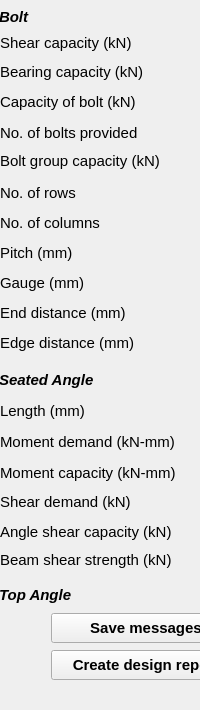
  <widget class="QDockWidget" name="outputDock">
   <property name="sizePolicy">
    <sizepolicy hsizetype="Preferred" vsizetype="Preferred">
     <horstretch>0</horstretch>
     <verstretch>0</verstretch>
    </sizepolicy>
   </property>
   <property name="minimumSize">
    <size>
     <width>125</width>
     <height>710</height>
    </size>
   </property>
   <property name="maximumSize">
    <size>
     <width>310</width>
     <height>710</height>
    </size>
   </property>
   <property name="font">
    <font>
     <family>Arial</family>
     <pointsize>11</pointsize>
     <weight>75</weight>
     <bold>true</bold>
    </font>
   </property>
   <property name="windowTitle">
    <string>Output dock</string>
   </property>
   <attribute name="dockWidgetArea">
    <number>2</number>
   </attribute>
   <widget class="QWidget" name="dockWidgetContents_2">
    <widget class="QLineEdit" name="txt_no_bolts">
     <property name="geometry">
      <rect>
       <x>200</x>
       <y>120</y>
       <width>100</width>
       <height>25</height>
      </rect>
     </property>
     <property name="font">
      <font>
       <family>Arial</family>
       <pointsize>11</pointsize>
       <weight>50</weight>
       <bold>false</bold>
      </font>
     </property>
     <property name="readOnly">
      <bool>true</bool>
     </property>
    </widget>
    <widget class="QLabel" name="lbl_txtNoBolts">
     <property name="geometry">
      <rect>
       <x>0</x>
       <y>120</y>
       <width>191</width>
       <height>25</height>
      </rect>
     </property>
     <property name="font">
      <font>
       <family>Arial</family>
       <pointsize>11</pointsize>
       <weight>50</weight>
       <bold>false</bold>
      </font>
     </property>
     <property name="text">
      <string>No. of bolts provided</string>
     </property>
    </widget>
    <widget class="QLineEdit" name="txt_bolt_shear_capacity">
     <property name="geometry">
      <rect>
       <x>200</x>
       <y>30</y>
       <width>100</width>
       <height>25</height>
      </rect>
     </property>
     <property name="font">
      <font>
       <family>Arial</family>
       <pointsize>11</pointsize>
       <weight>50</weight>
       <bold>false</bold>
      </font>
     </property>
     <property name="text">
      <string/>
     </property>
     <property name="readOnly">
      <bool>true</bool>
     </property>
    </widget>
    <widget class="QLineEdit" name="txt_bolt_pitch">
     <property name="geometry">
      <rect>
       <x>200</x>
       <y>240</y>
       <width>100</width>
       <height>25</height>
      </rect>
     </property>
     <property name="font">
      <font>
       <family>Arial</family>
       <pointsize>11</pointsize>
       <weight>50</weight>
       <bold>false</bold>
      </font>
     </property>
     <property name="readOnly">
      <bool>true</bool>
     </property>
    </widget>
    <widget class="QLineEdit" name="txt_bolt_gauge">
     <property name="geometry">
      <rect>
       <x>200</x>
       <y>270</y>
       <width>100</width>
       <height>25</height>
      </rect>
     </property>
     <property name="font">
      <font>
       <family>Arial</family>
       <pointsize>11</pointsize>
       <weight>50</weight>
       <bold>false</bold>
      </font>
     </property>
     <property name="readOnly">
      <bool>true</bool>
     </property>
    </widget>
    <widget class="QLineEdit" name="txt_bolt_capacity">
     <property name="geometry">
      <rect>
       <x>200</x>
       <y>90</y>
       <width>100</width>
       <height>25</height>
      </rect>
     </property>
     <property name="font">
      <font>
       <family>Arial</family>
       <pointsize>11</pointsize>
       <weight>50</weight>
       <bold>false</bold>
      </font>
     </property>
     <property name="readOnly">
      <bool>true</bool>
     </property>
    </widget>
    <widget class="QLineEdit" name="txt_bolt_cols">
     <property name="geometry">
      <rect>
       <x>200</x>
       <y>210</y>
       <width>100</width>
       <height>25</height>
      </rect>
     </property>
     <property name="font">
      <font>
       <family>Arial</family>
       <pointsize>11</pointsize>
       <weight>50</weight>
       <bold>false</bold>
      </font>
     </property>
     <property name="readOnly">
      <bool>true</bool>
     </property>
    </widget>
    <widget class="QLineEdit" name="txt_bolt_rows">
     <property name="geometry">
      <rect>
       <x>200</x>
       <y>180</y>
       <width>100</width>
       <height>25</height>
      </rect>
     </property>
     <property name="font">
      <font>
       <family>Arial</family>
       <pointsize>11</pointsize>
       <weight>50</weight>
       <bold>false</bold>
      </font>
     </property>
     <property name="readOnly">
      <bool>true</bool>
     </property>
    </widget>
    <widget class="QLabel" name="lbl_txtGauge">
     <property name="geometry">
      <rect>
       <x>0</x>
       <y>270</y>
       <width>130</width>
       <height>25</height>
      </rect>
     </property>
     <property name="font">
      <font>
       <family>Arial</family>
       <pointsize>11</pointsize>
       <weight>50</weight>
       <bold>false</bold>
      </font>
     </property>
     <property name="text">
      <string>Gauge (mm)</string>
     </property>
    </widget>
    <widget class="QLabel" name="lbl_txtBoltCapacity">
     <property name="geometry">
      <rect>
       <x>0</x>
       <y>90</y>
       <width>179</width>
       <height>25</height>
      </rect>
     </property>
     <property name="font">
      <font>
       <family>Arial</family>
       <pointsize>11</pointsize>
       <weight>50</weight>
       <bold>false</bold>
      </font>
     </property>
     <property name="text">
      <string>&lt;html&gt;&lt;head/&gt;&lt;body&gt;&lt;p&gt;Capacity of bolt (kN)&lt;/p&gt;&lt;/body&gt;&lt;/html&gt;</string>
     </property>
    </widget>
    <widget class="QLineEdit" name="txt_bolt_bearing_capacity">
     <property name="geometry">
      <rect>
       <x>200</x>
       <y>60</y>
       <width>100</width>
       <height>25</height>
      </rect>
     </property>
     <property name="font">
      <font>
       <family>Arial</family>
       <pointsize>11</pointsize>
       <weight>50</weight>
       <bold>false</bold>
      </font>
     </property>
     <property name="readOnly">
      <bool>true</bool>
     </property>
    </widget>
    <widget class="QLabel" name="lbl_txtEndDist">
     <property name="geometry">
      <rect>
       <x>0</x>
       <y>300</y>
       <width>179</width>
       <height>25</height>
      </rect>
     </property>
     <property name="font">
      <font>
       <family>Arial</family>
       <pointsize>11</pointsize>
       <weight>50</weight>
       <bold>false</bold>
      </font>
     </property>
     <property name="text">
      <string>End distance (mm)</string>
     </property>
    </widget>
    <widget class="QLabel" name="lbl_txtcol">
     <property name="geometry">
      <rect>
       <x>0</x>
       <y>210</y>
       <width>130</width>
       <height>25</height>
      </rect>
     </property>
     <property name="font">
      <font>
       <family>Arial</family>
       <pointsize>11</pointsize>
       <weight>50</weight>
       <bold>false</bold>
      </font>
     </property>
     <property name="text">
      <string>No. of columns</string>
     </property>
    </widget>
    <widget class="QLabel" name="lbl_txtPitch">
     <property name="geometry">
      <rect>
       <x>0</x>
       <y>240</y>
       <width>130</width>
       <height>25</height>
      </rect>
     </property>
     <property name="font">
      <font>
       <family>Arial</family>
       <pointsize>11</pointsize>
       <weight>50</weight>
       <bold>false</bold>
      </font>
     </property>
     <property name="text">
      <string>Pitch (mm)</string>
     </property>
    </widget>
    <widget class="QLineEdit" name="txt_edge_distance">
     <property name="geometry">
      <rect>
       <x>200</x>
       <y>330</y>
       <width>100</width>
       <height>25</height>
      </rect>
     </property>
     <property name="font">
      <font>
       <family>Arial</family>
       <pointsize>11</pointsize>
       <weight>50</weight>
       <bold>false</bold>
      </font>
     </property>
     <property name="readOnly">
      <bool>true</bool>
     </property>
    </widget>
    <widget class="QLabel" name="lbl_txtrow">
     <property name="geometry">
      <rect>
       <x>0</x>
       <y>180</y>
       <width>130</width>
       <height>25</height>
      </rect>
     </property>
     <property name="font">
      <font>
       <family>Arial</family>
       <pointsize>11</pointsize>
       <weight>50</weight>
       <bold>false</bold>
      </font>
     </property>
     <property name="text">
      <string>No. of rows</string>
     </property>
    </widget>
    <widget class="QLabel" name="lbl_txtEdgeDist">
     <property name="geometry">
      <rect>
       <x>0</x>
       <y>330</y>
       <width>179</width>
       <height>25</height>
      </rect>
     </property>
     <property name="font">
      <font>
       <family>Arial</family>
       <pointsize>11</pointsize>
       <weight>50</weight>
       <bold>false</bold>
      </font>
     </property>
     <property name="text">
      <string>Edge distance (mm)</string>
     </property>
    </widget>
    <widget class="QLabel" name="lbl_txtShearCapacity">
     <property name="geometry">
      <rect>
       <x>0</x>
       <y>30</y>
       <width>161</width>
       <height>25</height>
      </rect>
     </property>
     <property name="font">
      <font>
       <family>Arial</family>
       <pointsize>11</pointsize>
       <weight>50</weight>
       <bold>false</bold>
      </font>
     </property>
     <property name="text">
      <string>Shear capacity (kN)</string>
     </property>
    </widget>
    <widget class="QLineEdit" name="txt_end_distance">
     <property name="geometry">
      <rect>
       <x>200</x>
       <y>300</y>
       <width>100</width>
       <height>25</height>
      </rect>
     </property>
     <property name="font">
      <font>
       <family>Arial</family>
       <pointsize>11</pointsize>
       <weight>50</weight>
       <bold>false</bold>
      </font>
     </property>
     <property name="readOnly">
      <bool>true</bool>
     </property>
    </widget>
    <widget class="QLabel" name="lbl_BoltOutput">
     <property name="geometry">
      <rect>
       <x>-1</x>
       <y>7</y>
       <width>66</width>
       <height>20</height>
      </rect>
     </property>
     <property name="font">
      <font>
       <family>Arial</family>
       <pointsize>11</pointsize>
       <weight>50</weight>
       <bold>false</bold>
      </font>
     </property>
     <property name="text">
      <string>&lt;html&gt;&lt;head/&gt;&lt;body&gt;&lt;p&gt;&lt;span style=&quot; font-weight:600; font-style:italic;&quot;&gt;Bolt&lt;/span&gt;&lt;/p&gt;&lt;/body&gt;&lt;/html&gt;</string>
     </property>
    </widget>
    <widget class="QLabel" name="lbl_txtBearingCapacity">
     <property name="geometry">
      <rect>
       <x>0</x>
       <y>60</y>
       <width>179</width>
       <height>25</height>
      </rect>
     </property>
     <property name="font">
      <font>
       <family>Arial</family>
       <pointsize>11</pointsize>
       <weight>50</weight>
       <bold>false</bold>
      </font>
     </property>
     <property name="text">
      <string>&lt;html&gt;&lt;head/&gt;&lt;body&gt;&lt;p&gt;Bearing capacity (kN)&lt;/p&gt;&lt;/body&gt;&lt;/html&gt;</string>
     </property>
    </widget>
    <widget class="QLabel" name="lbl_txtMomntCapacity">
     <property name="geometry">
      <rect>
       <x>0</x>
       <y>460</y>
       <width>201</width>
       <height>25</height>
      </rect>
     </property>
     <property name="font">
      <font>
       <family>Arial</family>
       <pointsize>11</pointsize>
       <weight>50</weight>
       <bold>false</bold>
      </font>
     </property>
     <property name="text">
      <string>Moment capacity (kN-mm)</string>
     </property>
    </widget>
    <widget class="QLineEdit" name="txt_moment_capacity">
     <property name="geometry">
      <rect>
       <x>200</x>
       <y>460</y>
       <width>100</width>
       <height>25</height>
      </rect>
     </property>
     <property name="font">
      <font>
       <family>Arial</family>
       <pointsize>11</pointsize>
       <weight>50</weight>
       <bold>false</bold>
      </font>
     </property>
     <property name="readOnly">
      <bool>true</bool>
     </property>
    </widget>
    <widget class="QLineEdit" name="txt_moment_demand">
     <property name="geometry">
      <rect>
       <x>200</x>
       <y>430</y>
       <width>100</width>
       <height>25</height>
      </rect>
     </property>
     <property name="font">
      <font>
       <family>Arial</family>
       <pointsize>11</pointsize>
       <weight>50</weight>
       <bold>false</bold>
      </font>
     </property>
     <property name="readOnly">
      <bool>true</bool>
     </property>
    </widget>
    <widget class="QLabel" name="lbl_txtExtMomnt">
     <property name="geometry">
      <rect>
       <x>0</x>
       <y>430</y>
       <width>201</width>
       <height>25</height>
      </rect>
     </property>
     <property name="font">
      <font>
       <family>Arial</family>
       <pointsize>11</pointsize>
       <weight>50</weight>
       <bold>false</bold>
      </font>
     </property>
     <property name="focusPolicy">
      <enum>Qt::NoFocus</enum>
     </property>
     <property name="text">
      <string>&lt;html&gt;&lt;head/&gt;&lt;body&gt;&lt;p&gt;Moment demand (kN-mm)&lt;/p&gt;&lt;/body&gt;&lt;/html&gt;</string>
     </property>
    </widget>
    <widget class="QLabel" name="lbl_txtShearDemand">
     <property name="geometry">
      <rect>
       <x>0</x>
       <y>490</y>
       <width>191</width>
       <height>25</height>
      </rect>
     </property>
     <property name="font">
      <font>
       <family>Arial</family>
       <pointsize>11</pointsize>
       <weight>50</weight>
       <bold>false</bold>
      </font>
     </property>
     <property name="text">
      <string>&lt;html&gt;&lt;head/&gt;&lt;body&gt;&lt;p&gt;Shear demand (kN)&lt;/p&gt;&lt;/body&gt;&lt;/html&gt;</string>
     </property>
    </widget>
    <widget class="QLineEdit" name="txt_seat_shear_demand">
     <property name="geometry">
      <rect>
       <x>200</x>
       <y>490</y>
       <width>100</width>
       <height>25</height>
      </rect>
     </property>
     <property name="font">
      <font>
       <family>Arial</family>
       <pointsize>11</pointsize>
       <weight>50</weight>
       <bold>false</bold>
      </font>
     </property>
     <property name="readOnly">
      <bool>true</bool>
     </property>
    </widget>
    <widget class="QLabel" name="lbl_txtSeatLength">
     <property name="geometry">
      <rect>
       <x>0</x>
       <y>400</y>
       <width>100</width>
       <height>22</height>
      </rect>
     </property>
     <property name="font">
      <font>
       <family>Arial</family>
       <pointsize>11</pointsize>
       <weight>50</weight>
       <bold>false</bold>
      </font>
     </property>
     <property name="text">
      <string>Length (mm)</string>
     </property>
    </widget>
    <widget class="QLineEdit" name="txt_seat_length">
     <property name="geometry">
      <rect>
       <x>200</x>
       <y>400</y>
       <width>100</width>
       <height>25</height>
      </rect>
     </property>
     <property name="font">
      <font>
       <family>Arial</family>
       <pointsize>11</pointsize>
       <weight>50</weight>
       <bold>false</bold>
      </font>
     </property>
     <property name="readOnly">
      <bool>true</bool>
     </property>
    </widget>
    <widget class="QLabel" name="lbl_txtBoltGroupCapacity">
     <property name="geometry">
      <rect>
       <x>0</x>
       <y>150</y>
       <width>200</width>
       <height>22</height>
      </rect>
     </property>
     <property name="font">
      <font>
       <family>Arial</family>
       <pointsize>11</pointsize>
       <weight>50</weight>
       <bold>false</bold>
      </font>
     </property>
     <property name="text">
      <string>Bolt group capacity (kN)</string>
     </property>
    </widget>
    <widget class="QLineEdit" name="txt_bolt_group_capacity">
     <property name="geometry">
      <rect>
       <x>200</x>
       <y>150</y>
       <width>100</width>
       <height>25</height>
      </rect>
     </property>
     <property name="font">
      <font>
       <family>Arial</family>
       <pointsize>11</pointsize>
       <weight>50</weight>
       <bold>false</bold>
      </font>
     </property>
     <property name="readOnly">
      <bool>true</bool>
     </property>
    </widget>
    <widget class="QLabel" name="lbl_SeatAngle">
     <property name="geometry">
      <rect>
       <x>-1</x>
       <y>365</y>
       <width>141</width>
       <height>31</height>
      </rect>
     </property>
     <property name="font">
      <font>
       <family>Arial</family>
       <pointsize>11</pointsize>
       <weight>50</weight>
       <bold>false</bold>
      </font>
     </property>
     <property name="text">
      <string>&lt;html&gt;&lt;head/&gt;&lt;body&gt;&lt;p&gt;&lt;span style=&quot; font-weight:600; font-style:italic;&quot;&gt;Seated Angle&lt;/span&gt;&lt;/p&gt;&lt;/body&gt;&lt;/html&gt;</string>
     </property>
    </widget>
    <widget class="QLineEdit" name="txt_seat_shear_capacity">
     <property name="geometry">
      <rect>
       <x>200</x>
       <y>520</y>
       <width>100</width>
       <height>25</height>
      </rect>
     </property>
     <property name="font">
      <font>
       <family>Arial</family>
       <pointsize>11</pointsize>
       <weight>50</weight>
       <bold>false</bold>
      </font>
     </property>
     <property name="readOnly">
      <bool>true</bool>
     </property>
    </widget>
    <widget class="QLabel" name="lbl_txtShearCapacity_2">
     <property name="geometry">
      <rect>
       <x>0</x>
       <y>520</y>
       <width>201</width>
       <height>25</height>
      </rect>
     </property>
     <property name="font">
      <font>
       <family>Arial</family>
       <pointsize>11</pointsize>
       <weight>50</weight>
       <bold>false</bold>
      </font>
     </property>
     <property name="text">
      <string>&lt;html&gt;&lt;head/&gt;&lt;body&gt;&lt;p&gt;Angle shear capacity (kN)&lt;/p&gt;&lt;/body&gt;&lt;/html&gt;</string>
     </property>
    </widget>
    <widget class="QLineEdit" name="txt_beam_shear_strength">
     <property name="geometry">
      <rect>
       <x>200</x>
       <y>550</y>
       <width>100</width>
       <height>25</height>
      </rect>
     </property>
     <property name="font">
      <font>
       <family>Arial</family>
       <pointsize>11</pointsize>
       <weight>50</weight>
       <bold>false</bold>
      </font>
     </property>
     <property name="readOnly">
      <bool>true</bool>
     </property>
    </widget>
    <widget class="QLabel" name="label_174">
     <property name="geometry">
      <rect>
       <x>0</x>
       <y>550</y>
       <width>201</width>
       <height>21</height>
      </rect>
     </property>
     <property name="font">
      <font>
       <family>Arial</family>
       <pointsize>11</pointsize>
       <weight>50</weight>
       <bold>false</bold>
      </font>
     </property>
     <property name="text">
      <string>&lt;html&gt;&lt;head/&gt;&lt;body&gt;&lt;p&gt;Beam shear strength (kN)&lt;/p&gt;&lt;/body&gt;&lt;/html&gt;</string>
     </property>
    </widget>
    <widget class="QLineEdit" name="txt_top_angle">
     <property name="geometry">
      <rect>
       <x>200</x>
       <y>580</y>
       <width>100</width>
       <height>25</height>
      </rect>
     </property>
     <property name="font">
      <font>
       <family>Arial</family>
       <pointsize>11</pointsize>
       <weight>50</weight>
       <bold>false</bold>
      </font>
     </property>
     <property name="readOnly">
      <bool>true</bool>
     </property>
    </widget>
    <widget class="QLabel" name="label_175">
     <property name="geometry">
      <rect>
       <x>-1</x>
       <y>580</y>
       <width>171</width>
       <height>31</height>
      </rect>
     </property>
     <property name="font">
      <font>
       <family>Arial</family>
       <pointsize>11</pointsize>
       <weight>50</weight>
       <italic>false</italic>
       <bold>false</bold>
      </font>
     </property>
     <property name="text">
      <string>&lt;html&gt;&lt;head/&gt;&lt;body&gt;&lt;p&gt;&lt;span style=&quot; font-weight:600; font-style:italic;&quot;&gt;Top Angle&lt;/span&gt;&lt;/p&gt;&lt;/body&gt;&lt;/html&gt;</string>
     </property>
    </widget>
    <widget class="QPushButton" name="btn_SaveMessages">
     <property name="geometry">
      <rect>
       <x>51</x>
       <y>613</y>
       <width>190</width>
       <height>30</height>
      </rect>
     </property>
     <property name="toolTip">
      <string>Save Log Messages</string>
     </property>
     <property name="text">
      <string>Save messages</string>
     </property>
    </widget>
    <widget class="QPushButton" name="btn_CreateDesign">
     <property name="geometry">
      <rect>
       <x>51</x>
       <y>650</y>
       <width>190</width>
       <height>30</height>
      </rect>
     </property>
     <property name="toolTip">
      <string>Create Design Report</string>
     </property>
     <property name="text">
      <string>Create design report</string>
     </property>
    </widget>
    <widget class="QLineEdit" name="txt_seat_angle">
     <property name="geometry">
      <rect>
       <x>200</x>
       <y>370</y>
       <width>100</width>
       <height>25</height>
      </rect>
     </property>
     <property name="font">
      <font>
       <family>Arial</family>
       <pointsize>11</pointsize>
       <weight>50</weight>
       <bold>false</bold>
      </font>
     </property>
     <property name="readOnly">
      <bool>true</bool>
     </property>
    </widget>
   </widget>
  </widget>
